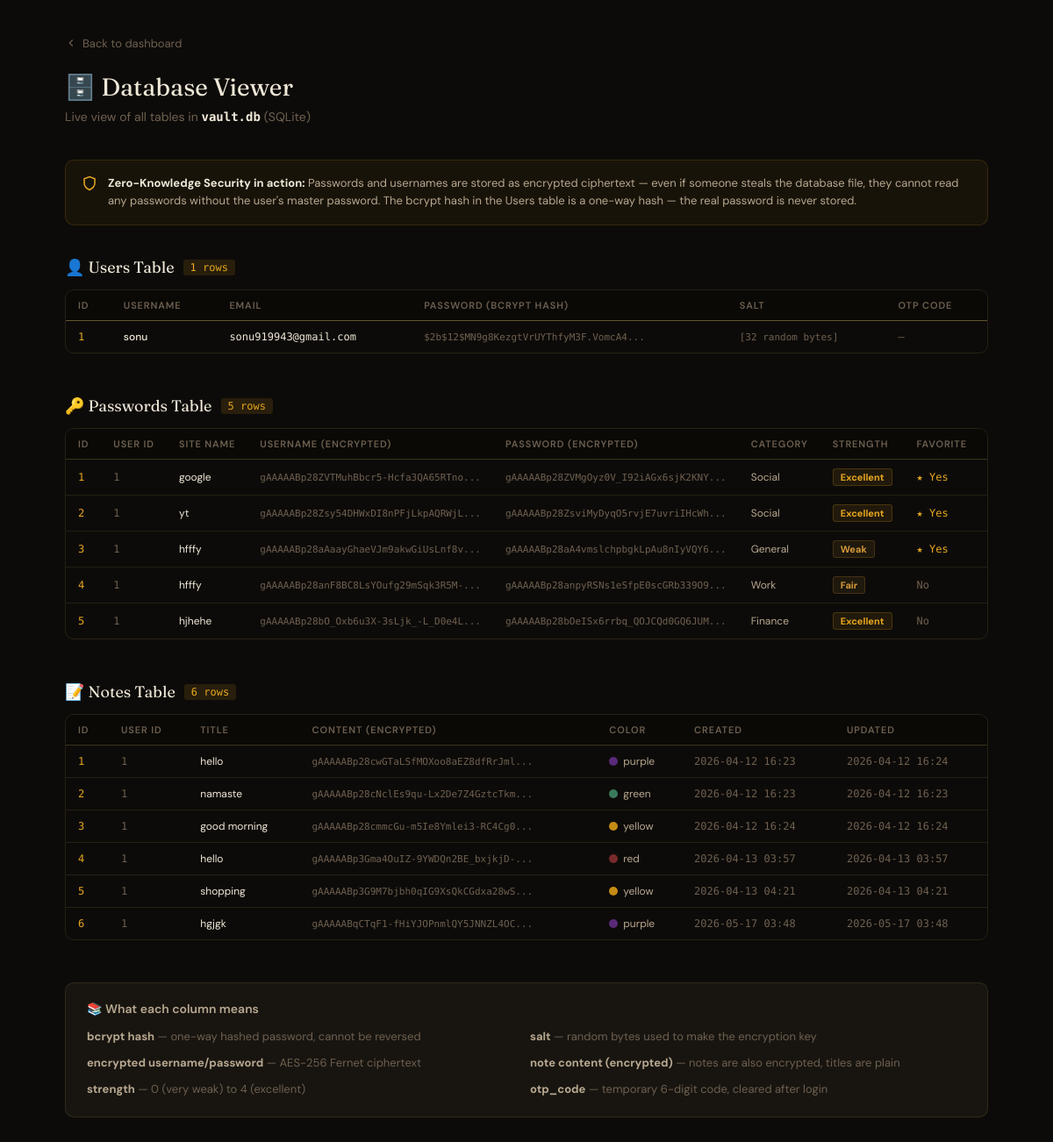
Page /db-viewer on the committed database.
### models.py (models this page shows)
class User(db.Model):
    id          = db.Column(db.Integer, primary_key=True)
    username    = db.Column(db.String(80), unique=True, nullable=False)
    email       = db.Column(db.String(120), unique=True, nullable=False)
    password    = db.Column(db.String(255), nullable=False)  # bcrypt hashed
    salt        = db.Column(db.LargeBinary(32), nullable=False)  # for encryption key
    otp_code    = db.Column(db.String(6),   nullable=True)
    otp_expires = db.Column(db.DateTime,    nullable=True)
    reset_code    = db.Column(db.String(6), nullable=True)   # 6-digit reset OTP
    reset_expires = db.Column(db.DateTime,  nullable=True)   # when reset code expires

class Password(db.Model):
    id           = db.Column(db.Integer, primary_key=True)
    user_id      = db.Column(db.Integer, db.ForeignKey('user.id'), nullable=False)
    site_name    = db.Column(db.String(100), nullable=False)
    site_url     = db.Column(db.String(200))
    username     = db.Column(db.Text, nullable=False)   # encrypted
    password     = db.Column(db.Text, nullable=False)   # encrypted
    category     = db.Column(db.String(50), default='General')
    strength     = db.Column(db.Integer, default=0)     # 0 to 4
    is_favorite  = db.Column(db.Boolean, default=False)
    created_at   = db.Column(db.DateTime, default=datetime.utcnow)

class Note(db.Model):
    id         = db.Column(db.Integer, primary_key=True)
    user_id    = db.Column(db.Integer, db.ForeignKey('user.id'), nullable=False)
    title      = db.Column(db.String(200), nullable=False)       # plain title
    content    = db.Column(db.Text, nullable=False)              # encrypted content
    color      = db.Column(db.String(20), default='yellow')      # card color
    created_at = db.Column(db.DateTime, default=datetime.utcnow)
    updated_at = db.Column(db.DateTime, default=datetime.utcnow, onupdate=datetime.utcnow)

### app.py (the view)
@app.route('/db-viewer')
def db_viewer():
    users = User.query.all()
    user_rows = []
    for u in users:
        user_rows.append({
            'id':       u.id,
            'username': u.username,
            'email':    u.email,
            'password': u.password[:35] + '...',
            'salt':     '[32 random bytes]',
            'otp_code': u.otp_code or 'None',
        })
    passwords = Password.query.all()
    pw_rows = []
    for p in passwords:
        pw_rows.append({
            'id':          p.id,
            'user_id':     p.user_id,
            'site_name':   p.site_name,
            'site_url':    p.site_url or '',
            'username':    p.username[:35] + '...',
            'password':    p.password[:35] + '...',
            'category':    p.category,
            'strength':    p.strength,
            'is_favorite': p.is_favorite,
            'created_at':  p.created_at.strftime('%Y-%m-%d %H:%M'),
        })
    notes = Note.query.all()
    note_rows = []
    for n in notes:
        note_rows.append({
            'id':         n.id,
            'user_id':    n.user_id,
            'title':      n.title,
            'content':    n.content[:35] + '...',   # encrypted content
            'color':      n.color,
            'created_at': n.created_at.strftime('%Y-%m-%d %H:%M'),
            'updated_at': n.updated_at.strftime('%Y-%m-%d %H:%M'),
        })
    return render_template('db_viewer.html',
                           users=user_rows,
                           passwords=pw_rows,
                           notes=note_rows)

### templates/db_viewer.html (shortened to what this page needs)
{% extends "base.html" %}
{% block content %}
<div class="db-page">
  <a href="/dashboard" class="back-btn">
    <svg width="14" height="14" viewBox="0 0 24 24" fill="none" stroke="currentColor" stroke-width="2"><polyline points="15 18 9 12 15 6"/></svg>
    Back to dashboard
  </a>
  <div class="db-header">
    <h1 class="db-title">🗄️ Database Viewer</h1>
    <p class="db-subtitle">Live view of all tables in <strong style="color:var(--text);font-family:'DM Mono',monospace">vault.db</strong> (SQLite)</p>
  </div>
  <div class="security-note">
    <svg width="18" height="18" viewBox="0 0 24 24" fill="none" stroke="var(--gold)" stroke-width="2" style="flex-shrink:0;margin-top:1px">
      <path d="M12 22s8-4 8-10V5l-8-3-8 3v7c0 6 8 10 8 10z"/>
    </svg>
    <div>
      <strong style="color:var(--text)">Zero-Knowledge Security in action:</strong>
      Passwords and usernames are stored as encrypted ciphertext — even if someone steals the database file,
      they cannot read any passwords without the user's master password.
      The bcrypt hash in the Users table is a one-way hash — the real password is never stored.
    </div>
  </div>
  <div class="db-section">
    <div class="section-label">
      <h2>👤 Users Table</h2>
      <span class="row-count">{{ users|length }} rows</span>
    </div>
    <div class="db-table-wrap">
      <table>
        <thead>
          <tr>
            <th>ID</th>
            <th>Username</th>
            <th>Email</th>
            <th>Password (bcrypt hash)</th>
            <th>Salt</th>
            <th>OTP Code</th>
          </tr>
        </thead>
        <tbody>
          {% if users %}
            {% for u in users %}
            <tr>
              <td class="col-id">{{ u.id }}</td>
              <td class="col-name">{{ u.username }}</td>
              <td class="col-email">{{ u.email }}</td>
              <td class="col-hash">{{ u.password }}</td>
              <td class="col-hash">{{ u.salt }}</td>
              <td>
                {% if u.otp_code == 'None' %}
                  <span style="color:var(--text-3)">—</span>
                {% else %}
                  <span style="color:var(--amber)">{{ u.otp_code }}</span>
                {% endif %}
              </td>
            </tr>
            {% endfor %}
          {% else %}
            <tr class="empty-row"><td colspan="6">No users yet</td></tr>
          {% endif %}
        </tbody>
      </table>
    </div>
  </div>
  <div class="db-section">
    <div class="section-label">
      <h2>🔑 Passwords Table</h2>
      <span class="row-count">{{ passwords|length }} rows</span>
    </div>
    <div class="db-table-wrap">
      <table>
        <thead>
          <tr>
            <th>ID</th>
            <th>User ID</th>
            <th>Site Name</th>
            <th>Username (encrypted)</th>
            <th>Password (encrypted)</th>
            <th>Category</th>
            <th>Strength</th>
            <th>Favorite</th>
            <th>Created</th>
          </tr>
        </thead>
        <tbody>
          {% if passwords %}
            {% set str_colors = ['#d4695a','#d49a3a','#d49a3a','#6db98c','#e8a820'] %}
            {% set str_labels = ['Very Weak','Weak','Fair','Strong','Excellent'] %}
            {% for p in passwords %}
            <tr>
              <td class="col-id">{{ p.id }}</td>
              <td style="color:var(--text-3)">{{ p.user_id }}</td>
              <td class="col-site">{{ p.site_name }}</td>
              <td class="col-enc">{{ p.username }}</td>
              <td class="col-enc">{{ p.password }}</td>
              <td style="color:var(--text-2);font-family:'DM Sans',sans-serif">{{ p.category }}</td>
              <td>
                <span class="badge-str"
                      style="background:{{ str_colors[p.strength] }}18;
                             color:{{ str_colors[p.strength] }};
                             border:1px solid {{ str_colors[p.strength] }}33">
                  {{ str_labels[p.strength] }}
                </span>
              </td>
              <td>
                {% if p.is_favorite %}
                  <span style="color:var(--gold)">★ Yes</span>
                {% else %}
                  <span style="color:var(--text-3)">No</span>
                {% endif %}
              </td>
              <td style="color:var(--text-3)">{{ p.created_at }}</td>
            </tr>
            {% endfor %}
          {% else %}
            <tr class="empty-row"><td colspan="9">No passwords saved yet</td></tr>
          {% endif %}
        </tbody>
      </table>
    </div>
  </div>
  <div class="db-section">
    <div class="section-label">
      <h2>📝 Notes Table</h2>
      <span class="row-count">{{ notes|length }} rows</span>
    </div>
    <div class="db-table-wrap">
      <table>
        <thead>
          <tr>
            <th>ID</th>
            <th>User ID</th>
            <th>Title</th>
            <th>Content (encrypted)</th>
            <th>Color</th>
            <th>Created</th>
            <th>Updated</th>
          </tr>
        </thead>
        <tbody>
          {% if notes %}
            {% for n in notes %}
            <tr>
              <td class="col-id">{{ n.id }}</td>
              <td style="color:var(--text-3)">{{ n.user_id }}</td>
              <td class="col-site">{{ n.title }}</td>
              <td class="col-enc">{{ n.content }}</td>
              <td>
                <span style="display:inline-flex;align-items:center;gap:6px;font-size:12px;color:var(--text-2);font-family:'DM Sans',sans-serif">
                  <span style="width:10px;height:10px;border-radius:50%;display:inline-block;
                    background:{{ {'yellow':'#c48c14','green':'#3a7a5c','blue':'#2a5a7a','red':'#7a2a2a','purple':'#5a2a7a','gray':'#444'}.get(n.color,'#c48c14') }}">
                  </span>
                  {{ n.color }}
                </span>
              </td>
              <td style="color:var(--text-3)">{{ n.created_at }}</td>
              <td style="color:var(--text-3)">{{ n.updated_at }}</td>
            </tr>
            {% endfor %}
          {% else %}
            <tr class="empty-row"><td colspan="7">No notes yet</td></tr>
          {% endif %}
        </tbody>
      </table>
    </div>
  </div>
  <div style="background:var(--card);border:1px solid var(--line);border-radius:10px;padding:20px 24px">
    <h3 style="font-size:14px;font-weight:600;margin-bottom:12px;color:var(--text-2)">📚 What each column means</h3>
    <div style="display:grid;grid-template-columns:1fr 1fr;gap:8px;font-size:13px;color:var(--text-3);line-height:1.7">
      <div><strong style="color:var(--text-2)">bcrypt hash</strong> — one-way hashed password, cannot be reversed</div>
      <div><strong style="color:var(--text-2)">salt</strong> — random bytes used to make the encryption key</div>
      <div><strong style="color:var(--text-2)">encrypted username/password</strong> — AES-256 Fernet ciphertext</div>
      <div><strong style="color:var(--text-2)">note content (encrypted)</strong> — notes are also encrypted, titles are plain</div>
      <div><strong style="color:var(--text-2)">strength</strong> — 0 (very weak) to 4 (excellent)</div>
      <div><strong style="color:var(--text-2)">otp_code</strong> — temporary 6-digit code, cleared after login</div>
    </div>
  </div>
</div>
{% endblock %}

### templates/base.html (shortened to what this page needs)
<!DOCTYPE html>
<html lang="en">
<head>
</head>
<body>
  {% block content %}{% endblock %}
</body>
</html>

### templates/base.html (style rules this page uses)
:root { --bg: #0d0b09; --surface: #131108; --card: #181510; --inset: #0a0906; --gold: #e8a820; --gold-dim: #c48c14; --line: rgba(255, 220, 120, 0.10); --line-md: rgba(255, 220, 120, 0.20); --text: #f0e8d8; --text-2: #b8a890; --text-3: #6e6050; --green: #6db98c; --red: #d4695a; --amber: #d49a3a; }
* { margin: 0; padding: 0; box-sizing: border-box; }
body { font-family: 'DM Sans', sans-serif; background: var(--bg); color: var(--text); min-height: 100vh; }

### templates/db_viewer.html (style rules this page uses)
.db-page { max-width: 1100px; margin: 0 auto; padding: 40px 24px; }
.db-header { margin-bottom: 40px; }
.db-title { font-family: 'Fraunces', serif; font-size: 28px; font-weight: 400; margin-bottom: 8px; }
.db-subtitle { color: var(--text-3); font-size: 14px; }
.db-section { margin-bottom: 48px; }
.section-label { display: flex; align-items: center; gap: 10px; margin-bottom: 14px; }
.section-label h2 { font-family: 'Fraunces', serif; font-size: 18px; font-weight: 400; }
.row-count { font-size: 12px; padding: 2px 8px; border-radius: 3px; background: rgba(232,168,32,0.12); color: var(--gold); font-family: 'DM Mono', monospace; }
.db-table-wrap { overflow-x: auto; border-radius: 10px; border: 1px solid var(--line); }
table { width: 100%; border-collapse: collapse; font-size: 13px; }
thead { background: var(--inset); border-bottom: 1px solid var(--line-md); }
th { padding: 10px 14px; text-align: left; font-size: 11px; font-weight: 600; text-transform: uppercase; letter-spacing: 0.08em; color: var(--text-3); white-space: nowrap; }
td { padding: 10px 14px; border-bottom: 1px solid var(--line); color: var(--text-2); font-family: 'DM Mono', monospace; font-size: 12px; max-width: 280px; overflow: hidden; text-overflow: ellipsis; white-space: nowrap; }
tr:last-child td { border-bottom: none; }
.col-id { color: var(--gold); }
.col-name { color: var(--text); font-weight: 500; font-family: 'DM Sans', sans-serif; }
.col-email { color: var(--blue); }
.col-hash { color: var(--text-3); font-size: 11px; }
.col-enc { color: var(--text-3); font-size: 11px; }
.col-site { color: var(--text); font-family: 'DM Sans', sans-serif; }
.badge-str { display: inline-block; padding: 2px 8px; border-radius: 3px; font-size: 11px; font-weight: 700; font-family: 'DM Sans', sans-serif; }
.security-note { display: flex; gap: 12px; align-items: start; background: rgba(232,168,32,0.05); border: 1px solid rgba(232,168,32,0.15); border-radius: 10px; padding: 16px 18px; margin-bottom: 36px; font-size: 13px; line-height: 1.6; color: var(--text-2); }
.back-btn { display: inline-flex; align-items: center; gap: 6px; margin-bottom: 24px; color: var(--text-3); text-decoration: none; font-size: 13px; transition: color 0.15s; }

### rows in the picture
User: id "1", username "sonu", email "sonu919943@gmail.com", password "$2b$12$MN9g8KezgtVrUYThfyM3F.VomcA4...", salt "[32 random bytes]"
Password: id "1", user_id "1", site_name "google", username "gAAAAABp28ZVTMuhBbcr5-Hcfa3QA65RTno...", password "gAAAAABp28ZVMgOyz0V_I92iAGx6sjK2KNY...", category "Social", str_labels "Excellent", shows "★ Yes"
Password: id "2", user_id "1", site_name "yt", username "gAAAAABp28Zsy54DHWxDI8nPFjLkpAQRWjL...", password "gAAAAABp28ZsviMyDyqO5rvjE7uvriIHcWh...", category "Social", str_labels "Excellent", shows "★ Yes"
Password: id "3", user_id "1", site_name "hfffy", username "gAAAAABp28aAaayGhaeVJm9akwGiUsLnf8v...", password "gAAAAABp28aA4vmslchpbgkLpAu8nIyVQY6...", category "General", str_labels "Weak", shows "★ Yes"
Password: id "4", user_id "1", site_name "hfffy", username "gAAAAABp28anF8BC8LsYOufg29mSqk3R5M-...", password "gAAAAABp28anpyRSNs1eSfpE0scGRb339O9...", category "Work", str_labels "Fair", shows "No"
Password: id "5", user_id "1", site_name "hjhehe", username "gAAAAABp28bO_Oxb6u3X-3sLjk_-L_D0e4L...", password "gAAAAABp28bOeISx6rrbq_QOJCQd0GQ6JUM...", category "Finance", str_labels "Excellent", shows "No"
Note: id "1", user_id "1", title "hello", content "gAAAAABp28cwGTaLSfMOXoo8aEZ8dfRrJml...", color "purple", created_at "2026-04-12 16:23", updated_at "2026-04-12 16:24"
Note: id "2", user_id "1", title "namaste", content "gAAAAABp28cNclEs9qu-Lx2De7Z4GztcTkm...", color "green", created_at "2026-04-12 16:23", updated_at "2026-04-12 16:23"
Note: id "3", user_id "1", title "good morning", content "gAAAAABp28cmmcGu-m5Ie8Ymlei3-RC4Cg0...", color "yellow", created_at "2026-04-12 16:24", updated_at "2026-04-12 16:24"
Note: id "4", user_id "1", title "hello", content "gAAAAABp3Gma4OuIZ-9YWDQn2BE_bxjkjD-...", color "red", created_at "2026-04-13 03:57", updated_at "2026-04-13 03:57"
Note: id "5", user_id "1", title "shopping", content "gAAAAABp3G9M7bjbh0qIG9XsQkCGdxa28wS...", color "yellow", created_at "2026-04-13 04:21", updated_at "2026-04-13 04:21"
Note: id "6", user_id "1", title "hgjgk", content "gAAAAABqCTqF1-fHiYJOPnmlQY5JNNZL4OC...", color "purple", created_at "2026-05-17 03:48", updated_at "2026-05-17 03:48"

### other values in the picture
{{ users|length }} "1"
{{ passwords|length }} "5"
{{ notes|length }} "6"
